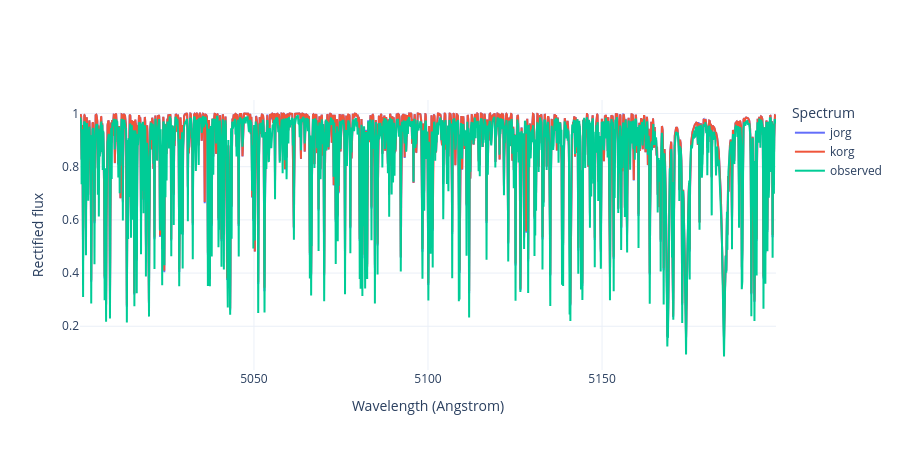

The notebook cell this image was saved under:
### Code cell
fig = go.Figure()
fig.add_trace(go.Scatter(x=wavelength_grid, y=base_flux_conv, mode='lines', name='jorg'))
fig.add_trace(go.Scatter(x=wavelength_grid, y=k_rect_conv, mode='lines', name='korg'))
fig.add_trace(go.Scatter(x=wavelength_grid, y=observed_flux, mode='lines', name='observed'))
fig.update_layout(
    template='plotly_white',
    width=900,
    height=450,
    xaxis_title='Wavelength (Angstrom)',
    yaxis_title='Rectified flux',
    legend_title='Spectrum'
)
fig.show()

### Figure 1 — Plotly figure (JSON) as saved in the notebook; plotly's stock layout.template omitted (floating-point values rounded to 4 significant figures; data arrays with more than 128 entries replaced by an {"elided": "..."} marker saying what was removed)
{"data": [{"mode": "lines", "name": "jorg", "type": "scatter", "x": {"elided": "7541 float values"}, "y": {"elided": "7541 float values"}}, {"mode": "lines", "name": "korg", "type": "scatter", "x": {"elided": "7541 float values"}, "y": {"elided": "7541 float values"}}, {"mode": "lines", "name": "observed", "type": "scatter", "x": {"elided": "7541 float values"}, "y": {"elided": "7541 float values"}}], "layout": {"height": 450, "legend": {"title": {"text": "Spectrum"}}, "width": 900, "xaxis": {"title": {"text": "Wavelength (Angstrom)"}}, "yaxis": {"title": {"text": "Rectified flux"}}}}
